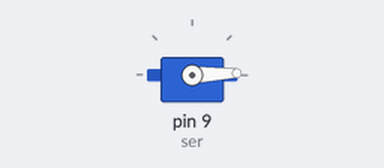
The sketch below on a simulated Arduino Uno, built with avr-gcc and run on an emulated ATmega328P. Parts: servo.

Above: at 0.05 s.
At 1.75 s:
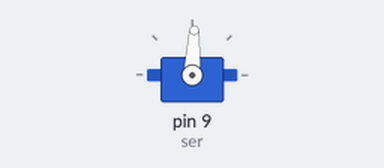
At 3.45 s:
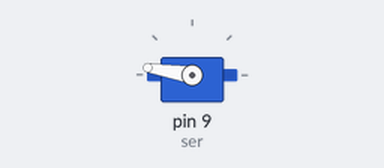
At 6.9 s:
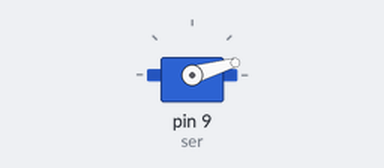
Timing chart, 0 to 9.7 s (numbered marks = the images above):
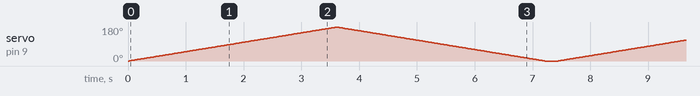

The sketch:

Servo_motor_basic.ino
```cpp
#include<Servo.h>
int i=0,j=0;
Servo ser;
//Attach Signal terminal to ~9 and power to vcc
void setup()
{
  ser.attach(9);
}

void loop()
{
  for(int i=0;i<=179;i++)
  {
     ser.write(i);
    delay(20);
  }
  for(int i=179;i>=0;i--)
  {
     ser.write(i);
    delay(20);
  }
  delay(200);
}
```
